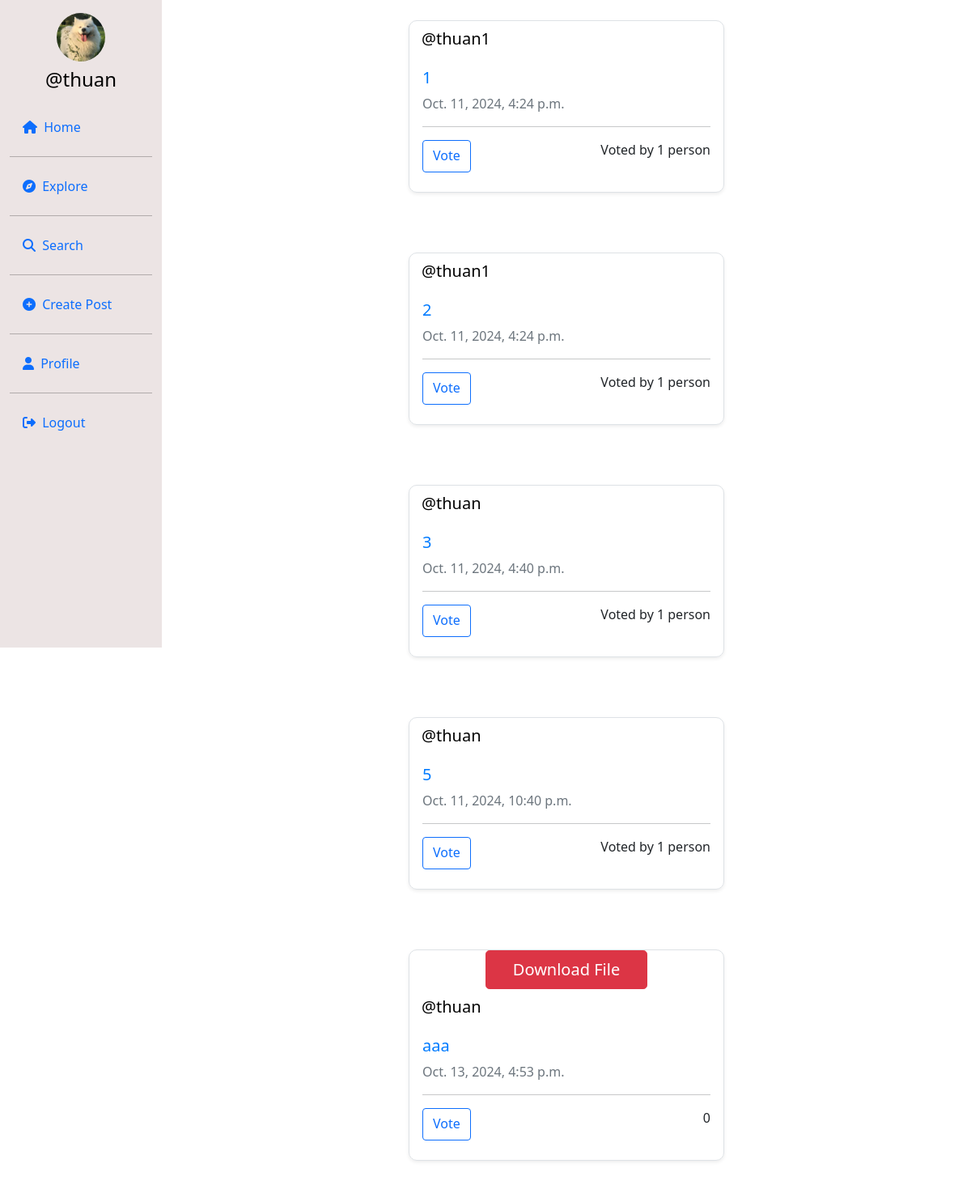
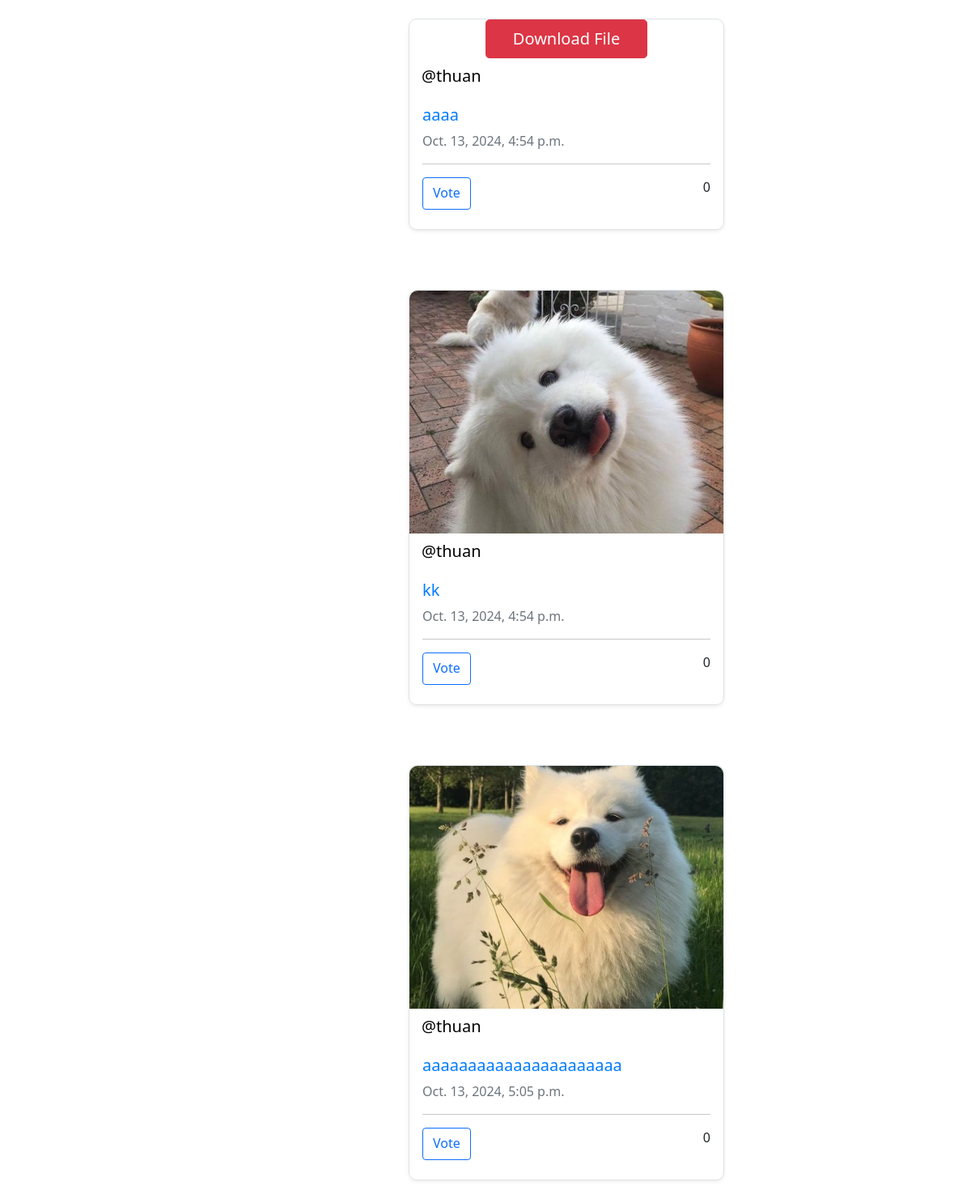
Page / (signed in) on the committed database (2 pictures, top to bottom).
### userauth/models.py (models this page shows, shortened)
class Profile(models.Model):
    user = models.ForeignKey(User, on_delete=models.CASCADE)
    id_user = models.IntegerField(primary_key=True, default=0)
    bio = models.TextField(blank=True, default='')
    profileimg = models.ImageField(upload_to='profile_images', default='blank-profile-picture.png')
    location = models.CharField(max_length=100, blank=True, default='')

class Post(models.Model):
    id = models.UUIDField(primary_key=True, default=uuid.uuid4)
    user = models.CharField(max_length=100)
    title = models.TextField(null=True, blank=True)
    file = models.FileField(upload_to='uploads/', null=True, blank=True)  # Sử dụng FileField cho tất cả loại file
    caption = models.TextField()
    subject = models.CharField(max_length=50, default="Math")
    created_at = models.DateTimeField(default=datetime.now)
    no_of_likes = models.IntegerField(default=0)

### userauth/views.py (the view)
# urls.py: path('',views.home),
@login_required(login_url='/loginn')
@login_required(login_url='/loginn')
def home(request):
    posts = Post.objects.all().order_by('-no_of_likes')
    profile = Profile.objects.get(user=request.user)
    context = {
        'posts': posts,  # Chuyển đổi từ 'post' thành 'posts' vì giờ có nhiều bài viết hơn
        'profile': profile,
    }
    return render(request, 'main.html', context)

### userauth/templatetags/custom_filters.py (called while the page is built)
@register.filter
def endswith_any(value, suffixes):
    return any(str(value).endswith(suffix.strip()) for suffix in suffixes.split(','))

### templates/main.html (shortened to what this page needs)
{% load custom_filters %}
{% load static %}
<!DOCTYPE html>
<html lang="en">
<head>
    <link rel="stylesheet" href="https://maxcdn.bootstrapcdn.com/bootstrap/4.5.2/css/bootstrap.min.css">
    <link href="https://cdn.jsdelivr.net/npm/bootstrap@5.0.2/dist/css/bootstrap.min.css" rel="stylesheet"
>
    <link rel="stylesheet" href="{% static 'css/app.css' %}">
</head>
<body>
<div class="container-fluid">
    <div class="row">
        <nav class="col-md-2 d-none d-md-block sidebar" style="position: fixed;">
            <div class="text-center mt-3">
                <img src="{{ profile.profileimg.url }}" alt="Profile Picture" class="profile-pic">
                <h4 class="mt-2"><a href="/profile/{{ user }}" style="text-decoration:none;">@{{ user }}</a></h4>
            </div>
            <ul class="nav flex-column mt-4">
                <li class="nav-item">
                    <a class="nav-link active" href="/">
                        <i class="fa-solid fa-house mr-1"></i> Home
                    </a>
                </li>
                <hr>
                <li class="nav-item">
                    <a class="nav-link" href="/explore">
                        <i class="fa-solid fa-compass mr-1"></i> Explore
                    </a>
                </li>
                <hr>
                <li class="nav-item">
                    <a class="nav-link" href="#" data-bs-toggle="modal" data-bs-target="#exampleModal3">
                        <i class="fa-solid fa-magnifying-glass mr-1"></i> Search
                    </a>
                </li>
                <hr>
                <li class="nav-item">
                    <a class="nav-link" href="#" data-bs-toggle="modal" data-bs-target="#exampleModal2"
                       data-bs-whatever="@getbootstrap">
                        <i class="fa-solid fa-circle-plus mr-1"></i> Create Post
                    </a>
                </li>
                <hr>
                <li class="nav-item">
                    <a class="nav-link" href="/profile/{{ user }}">
                        <i class="fa-solid fa-user mr-1"></i> Profile
                    </a>
                </li>
                <hr>
                <li class="nav-item">
                    <a class="nav-link" href="/logoutt">
                        <i class="fa-solid fa-right-from-bracket mr-1"></i> Logout
                    </a>
                </li>
            </ul>
        </nav>
        <main role="main" class="col-md-9 ml-sm-auto col-lg-10 px-md-4">
            <div>
    {% for pos in posts %}
        <div class="container mb-4" id="{{ pos.id }}">
            <div class="row">
                <div class="col-md-6 mx-auto">
                    <div class="post-card border shadow-sm" style="margin: 25px; border-radius: 10px;">
                        {% if pos.file %}
                            {% if pos.file.url|endswith_any:".jpg,.png,.jpeg" %}
                                <img src="{{ pos.file.url }}" alt="Uploaded Image" class="post-image"
                                     style="height: 300px; width: 100%; object-fit: cover; border-radius: 10px 10px 0 0;">
                            {% else %}
                                <div class="text-center">
                                    <a href="{{ pos.file.url }}" class="btn btn-danger btn-lg"
                                       style="width: 200px;" target="_blank">
                                        Download File
                                    </a>
                                </div>
                            {% endif %}
                        {% endif %}
                        <h5 style="margin-left: 15px; margin-top: 10px;">
                            <a href="/profile/{{ pos.user }}"
                               style="text-decoration: none;">@{{ pos.user }}</a>
                        </h5>
                        <div class="post-content p-3">
                            <h5>
                                <a href="{% url 'postdetail' pos.id %}"
                                   style="text-decoration: none; color: #007bff;">
                                    {{ pos.title }}
                                </a>
                            </h5>
                            <p class="text-muted">{{ pos.created_at }}</p>
                            <hr>
                            <div class="d-flex justify-content-between" style="margin-bottom: 8px;">
                                <a href="/like-post/{{ pos.id }}" class="btn btn-outline-primary">Vote</a>
                                {% if pos.no_of_likes == 0 %}
                                    <p>0</p>
                                {% elif pos.no_of_likes == 1 %}
                                    <p>Voted by {{ pos.no_of_likes }} person</p>
                                {% else %}
                                    <p>Voted by {{ pos.no_of_likes }} people</p>
                                {% endif %}
                            </div>
                        </div>
                    </div>
                </div>
            </div>
        </div>
    {% endfor %}
</div>
        </main>
    </div>
</div>
</body>
</html>

### templates/main.html (style rules this page uses)
.sidebar { background: #ece4e4; height: 100vh; color: black; }
.profile-pic { width: 60px; height: 60px; border-radius: 50%; object-fit: cover; }
a { color: black; }

### rows in the picture
Profile: profileimg (picture)
Post: user "thuan1", title "1", created_at "Oct. 11, 2024, 4:24 p.m.", no_of_likes "1"
Post: user "thuan1", title "2", created_at "Oct. 11, 2024, 4:24 p.m.", no_of_likes "1"
Post: user "thuan", title "3", created_at "Oct. 11, 2024, 4:40 p.m.", no_of_likes "1"
Post: user "thuan", title "5", created_at "Oct. 11, 2024, 10:40 p.m.", no_of_likes "1"
Post: user "thuan", title "aaa", created_at "Oct. 13, 2024, 4:53 p.m.", no_of_likes "0"
Post: user "thuan", title "aaaa", created_at "Oct. 13, 2024, 4:54 p.m.", no_of_likes "0"
Post: file (picture), user "thuan", title "kk", created_at "Oct. 13, 2024, 4:54 p.m.", no_of_likes "0"
Post: file (placeholder picture), user "thuan", title "aaaaaaaaaaaaaaaaaaaaaa", created_at "Oct. 13, 2024, 5:05 p.m.", no_of_likes "0"

### other values in the picture
{{ user }} "thuan"
